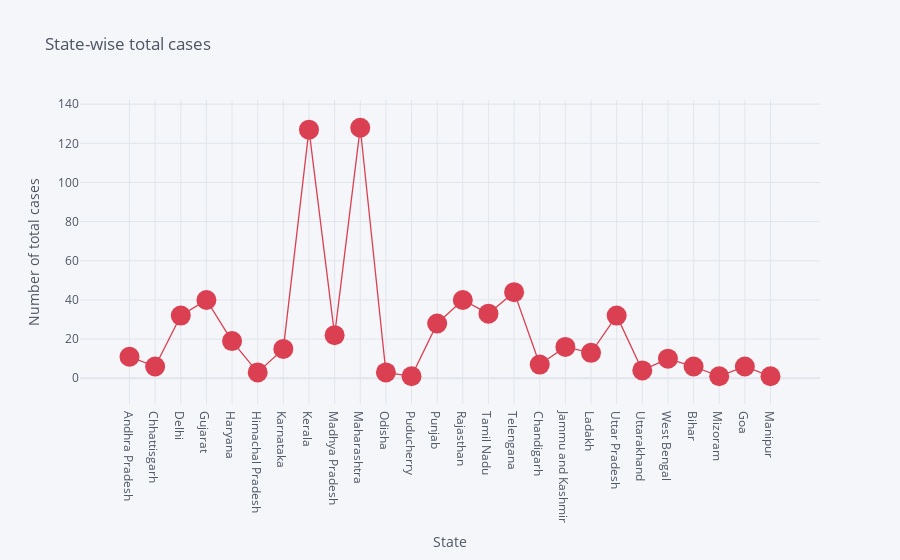

Notebook code cell kept with this figure:
### Code cell
df.iplot(x='Name of State / UT',y='Total active cases',kind='scatter',mode='markers+lines',title='State-wise total cases',xTitle='State',yTitle='Number of total cases',colors='red',size=20)

### Figure 1 — Plotly figure (JSON) as saved in the notebook; plotly's stock layout.template omitted (floating-point values rounded to 4 significant figures)
{"data": [{"line": {"color": "rgba(219, 64, 82, 1.0)", "dash": "solid", "shape": "linear", "width": 1.3}, "marker": {"size": 20, "symbol": "circle"}, "mode": "markers+lines", "name": "Total active cases", "text": "", "type": "scatter", "x": ["Andhra Pradesh", "Chhattisgarh", "Delhi", "Gujarat", "Haryana", "Himachal Pradesh", "Karnataka", "Kerala", "Madhya Pradesh", "Maharashtra", "Odisha", "Puducherry", "Punjab", "Rajasthan", "Tamil Nadu", "Telengana", "Chandigarh", "Jammu and Kashmir", "Ladakh", "Uttar Pradesh", "Uttarakhand", "West Bengal", "Bihar", "Mizoram", "Goa", "Manipur"], "y": [11, 6, 32, 40, 19, 3, 15, 127, 22, 128, 3, 1, 28, 40, 33, 44, 7, 16, 13, 32, 4, 10, 6, 1, 6, 1]}], "layout": {"legend": {"bgcolor": "#F5F6F9", "font": {"color": "#4D5663"}}, "paper_bgcolor": "#F5F6F9", "plot_bgcolor": "#F5F6F9", "title": {"font": {"color": "#4D5663"}, "text": "State-wise total cases"}, "xaxis": {"gridcolor": "#E1E5ED", "showgrid": true, "tickfont": {"color": "#4D5663"}, "title": {"font": {"color": "#4D5663"}, "text": "State"}, "zerolinecolor": "#E1E5ED"}, "yaxis": {"gridcolor": "#E1E5ED", "showgrid": true, "tickfont": {"color": "#4D5663"}, "title": {"font": {"color": "#4D5663"}, "text": "Number of total cases"}, "zerolinecolor": "#E1E5ED"}}}
